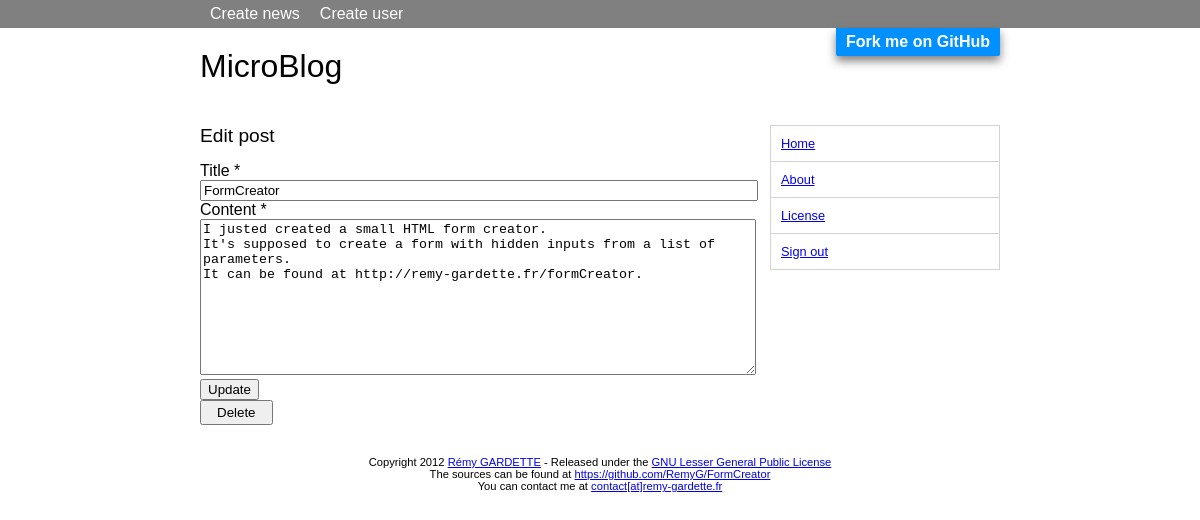
/index.php?module=news&action=edit&post=formcreator-9 (signed in), run on the app's committed database.
### tables this page shows
CREATE TABLE IF NOT EXISTS `posts` (
  `post_id` int(11) NOT NULL AUTO_INCREMENT,
  `post_title` varchar(200) DEFAULT NULL,
  `post_crea_usr_id` int(11) NOT NULL,
  `post_title_url` varchar(200) NOT NULL,
  `post_content` text NOT NULL,
  `post_dt_crea` datetime NOT NULL,
  `post_dt_modif` datetime NOT NULL,
  PRIMARY KEY (`post_id`)
);

### modeles/User.php (called while the page is built, shortened)
<?php
class User {
	public static function getUserById($usr_id) {
		$pdo = PDO2::getInstance();
		$requete = $pdo->prepare("
			SELECT
				usr_id, usr_name, usr_password, usr_mail, usr_dt_crea
			FROM
				users
			WHERE
				usr_id = :usr_id
			;");
		$requete->bindValue(':usr_id', 	$usr_id);
		$requete->execute();
		if ($result = $requete->fetch(PDO::FETCH_ASSOC)) {
			return new User($result['usr_id'], $result['usr_name'], $result['usr_password'], $result['usr_mail'], $result['usr_dt_crea']);
		}
		return null;
	}
}
?>

### modeles/Post.php (called while the page is built, shortened)
<?php
class Post {
	public $title;
	public $content;
	public function getTitle() {
		return $this->title;
	}
	public function getContent() {
		return $this->content;
	}
	public function __construct($id, $crea_usr_id, $title, $title_url, $content, $dt_crea, $dt_modif) {
		$this->title = $title;
		$this->content = $content;
	}
	public static function getPostByTitleUrl($post_title_url) {
		$pdo = PDO2::getInstance();
		$requete = $pdo->prepare("
			SELECT
				post_id, post_crea_usr_id, post_title, post_title_url, post_content, post_dt_crea, post_dt_modif
			FROM
				posts
			WHERE
				post_title_url = :post_title_url
			;");
		$requete->bindValue(':post_title_url', $post_title_url);
		$requete->execute();
		$results = $requete->fetchAll(PDO::FETCH_ASSOC);
		if(sizeof($results == 1)) {
			$result = $results[0];
			$post = new Post($result['post_id'], $result['post_crea_usr_id'], $result['post_title'], $result['post_title_url'], $result['post_content'], new Datetime($result['post_dt_crea']), ($result['post_dt_modif'] != null ? new Datetime($result['post_dt_modif']) : null));
			$post->setCreaUser(User::getUserById($result['post_crea_usr_id']));
			return $post;
		}
		return false;
	}
}
?>

### modules/news/views/view_edit.php (the view, shortened to what this page needs)
<div class="content">
<div class="content_title">
	Edit post
</div>
<div class="content_form">
<form method="post" action="" id="form_post">
	<label class="creer_post">Title *</label><br/>
	<input type="text" class="creer_post" id="title" name="title" value="<?php echo $post->getTitle(); ?>" /><br/>
	<label class="creer_post">Content *</label><br/>
	<textarea rows="10" cols="30" class="creer_post" id="content" name="content"><?php echo $post->getContent(); ?></textarea><br/>
	<input type="submit" value="Update" />
</form>
<form method="post" action="" name="form_delete" id="form_delete" >
	<input type="button" value="Delete" onclick="confirmDelete();" />
</form>
</div>
</div>

### style/style.css (style rules this page uses)
html, body { margin: 0; padding: 0; font-family: 'Lucida Grande', 'Calibri', Helvetica, Arial, sans-serif; }
div.content { float: left; width: 550px; text-align: justify; }
div.content_title { font-size: 1.2em; margin-bottom: 15px; }
div.content input { width: 100%; }
div.content input[type=submit] { width: auto; }
div.content input[type=button] { padding: 3px 15px; width: auto; }
div.content textarea { width: 100%; }

### data on the page
posts: title "FormCreator", content "I justed created a small HTML form creator. It's supposed to create a form with hidden inputs from a list of parameters. It can be found at http://remy-gardette.fr/formCreator."

### other printed values
SITE_OWNER "Rémy GARDETTE"
str_replace("@", "[at]", SITE_OWNER_MAIL) "contact[at]remy-gardette.fr"
